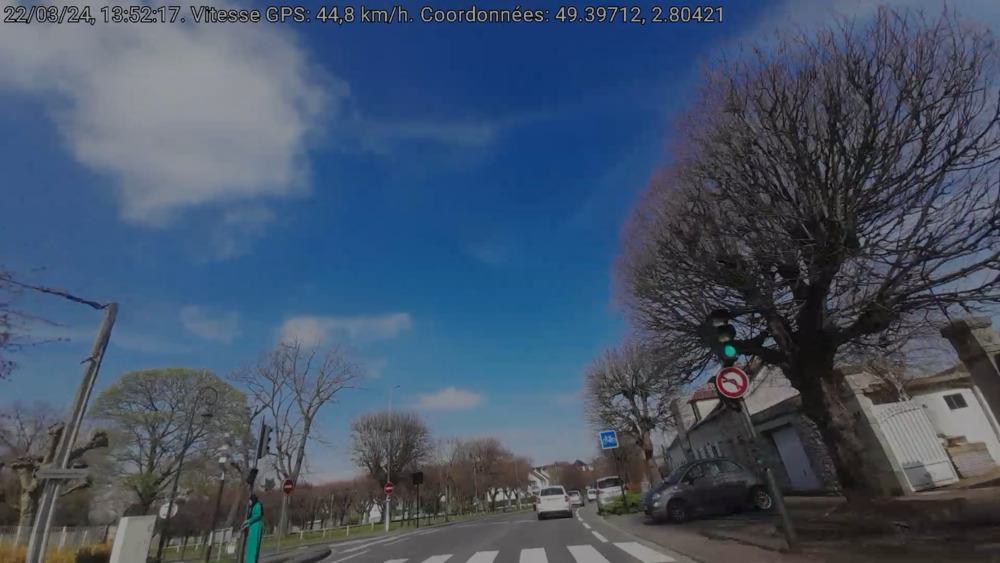
#> input picture dataset/train/images/0003.jpg, 1000 x 563 px; its folder holds only this picture in this run
$ jupyter execute --allow-errors creation_dataset.ipynb
#> lines starting #> are read from the running program, lines starting #| are printed output that depends on the picture
[cell 1]
import cv2
import os
import matplotlib.pyplot as plt

[cell 2]
correspondance = {
    "frouge": 0,
    "forange": 1,
    "fvert": 2,
    "stop": 3,
    "ceder": 4,
    "interdiction": 5,
    "danger": 6,
    "obligation": 7
}

[cell 3]
train_img_dir = "../../dataset/train/images"
train_lab_dir = "../../dataset/train/labels"

val_img_dir = "../../dataset/val/images"
val_lab_dir = "../../dataset/val/labels"

data_dir = "data"
data_train_file = "data/train.txt"
data_val_file = "data/val.txt"

train_img_dir_dest = "data/train/images"
train_lab_dir_dest = "data/train/labels"

val_img_dir_dest = "data/val/images"
val_lab_dir_dest = "data/val/labels"

[cell 4]
# si repertoire n'existe pas, on le cree
if not os.path.exists(train_img_dir_dest):
    os.makedirs(train_img_dir_dest)

if not os.path.exists(train_lab_dir_dest):
    os.makedirs(train_lab_dir_dest)

if not os.path.exists(val_img_dir_dest):
    os.makedirs(val_img_dir_dest)

if not os.path.exists(val_lab_dir_dest):
    os.makedirs(val_lab_dir_dest)

[cell 5]
img_size = 640

[cell 6]
def create(img_dir, lab_dir, img_dir_dest, lab_dir_dest, data_file):

    # file = open(data_file, 'w')
#> called with img_dir = '../../dataset/train/images', lab_dir = '../../dataset/train/labels', img_dir_dest = 'data/train/images', lab_dir_dest = 'data/train/labels', data_file = 'data/train.txt'
    for img in os.listdir(img_dir):
        img_path = os.path.join(img_dir, img)
        lab_path = os.path.join(lab_dir, img[:-4] + ".csv")

        img_dest_path = os.path.join(img_dir_dest, img)
        lab_dest_path = os.path.join(lab_dir_dest, img[:-4] + ".txt")

        # redimensionnement de l'image
        img = cv2.imread(img_path)
#> img is the input picture: shape (563, 1000, 3); mean B, G, R 104.4, 83.1, 68
        h, w, _ = img.shape
#> h = 563; w = 1000
        img = cv2.resize(img, (img_size, img_size))
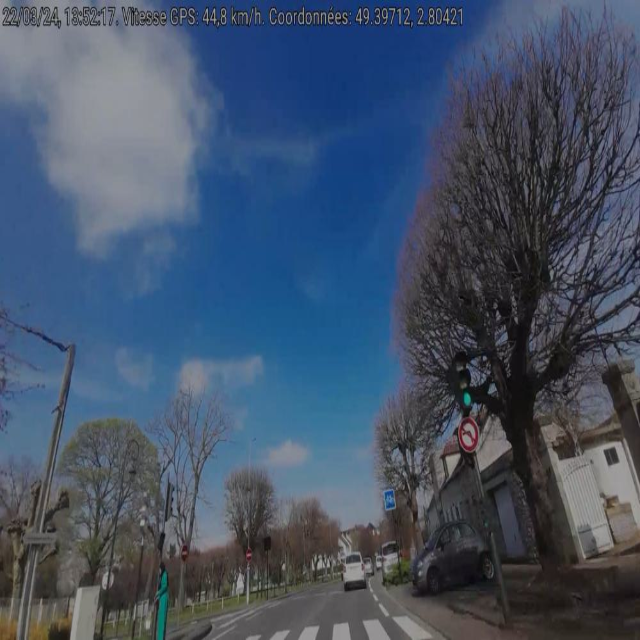
#> img: shape (640, 640, 3); mean B, G, R 104.3, 83, 67.9

        # enregistrement de l'image
        cv2.imwrite(img_dest_path, img)

        # ecriture du chemin de l'image dans le fichier data
        # file.write(f"{img_dest_path} {lab_dest_path}\n")

        with open(lab_path, 'r') as f:
            lines = f.readlines()
            if "\n" in lines: lines.remove("\n")

        for line in lines:
            x1, y1, x2, y2 = map(int, line.split(",")[:4])
            type_panneau = line.split(",")[4].strip()
            if type_panneau == 'ff':
                continue

            # calcul des coordonnees du centre
            x_center = (x1 + x2) / 2
            y_center = (y1 + y2) / 2
            width = x2 - x1
            height = y2 - y1

            # leur affecter leur changement induit du resize
            x_center = int(round(x_center / w * img_size))/img_size
            y_center = int(round(y_center / h * img_size))/img_size
            width = int(round(width / w * img_size))/img_size
            height = int(round(height / h * img_size))/img_size

            # afficher la box de l'image avec les labels modifiés
            # box = cv2.rectangle(img, (int(x_center - width / 2), int(y_center - height / 2)), (int(x_center + width / 2), int(y_center + height / 2)), (0, 255, 0), 2)
            # plt.imshow(cv2.cvtColor(box, cv2.COLOR_BGR2RGB))

            # enregistrement dans le fichier
            with open(lab_dest_path, 'a') as f:
                f.write(f"{correspondance[type_panneau]} {x_center} {y_center} {width} {height}\n")

    # file.close()


$ run again, on dataset/train/images/0037.jpg
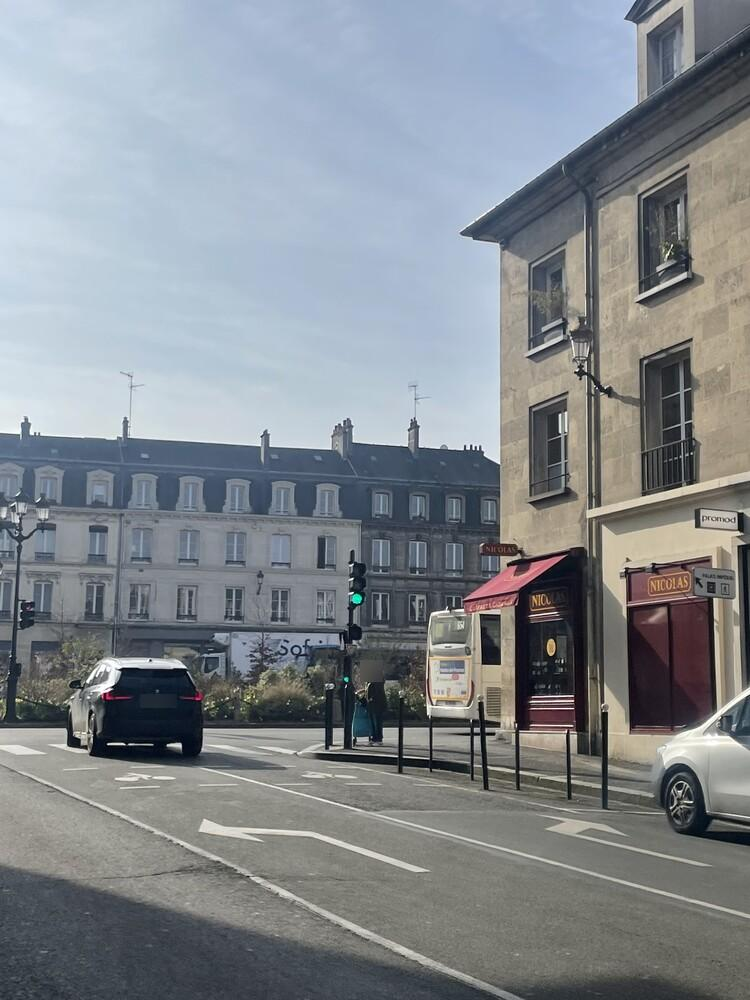
#> input picture dataset/train/images/0037.jpg, 750 x 1000 px
#> in create, img is the input picture: shape (1000, 750, 3); mean B, G, R 143, 137.7, 132.1
#> in create, `img = cv2.resize(img, (img_size, img_size))`:
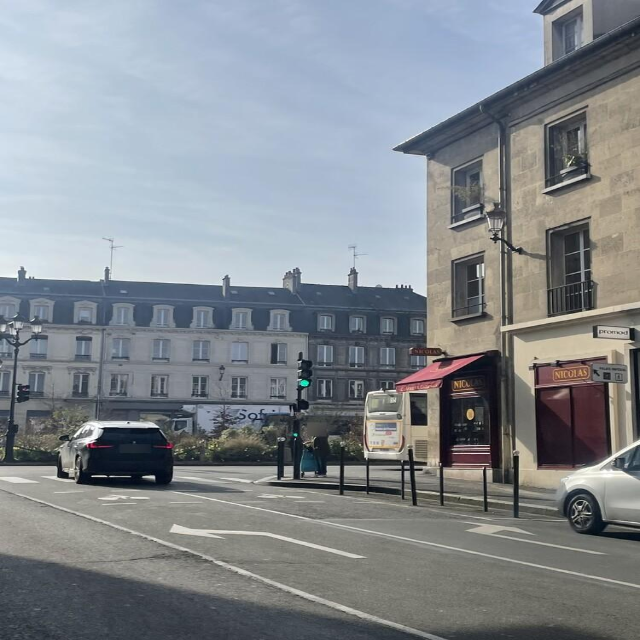
#> img: shape (640, 640, 3); mean B, G, R 142.9, 137.6, 132

$ run again, on dataset/train/images/0055.jpg
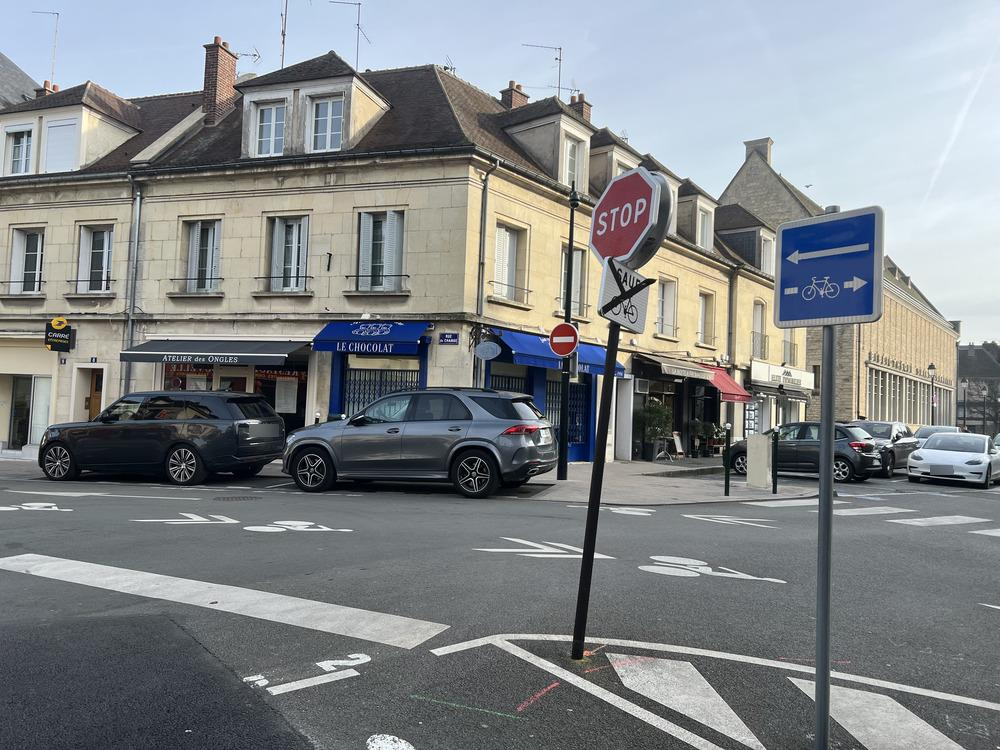
#> input picture dataset/train/images/0055.jpg, 1000 x 750 px
#> in create, img is the input picture: shape (750, 1000, 3); mean B, G, R 136.4, 134, 130.1
#> in create, `img = cv2.resize(img, (img_size, img_size))`:
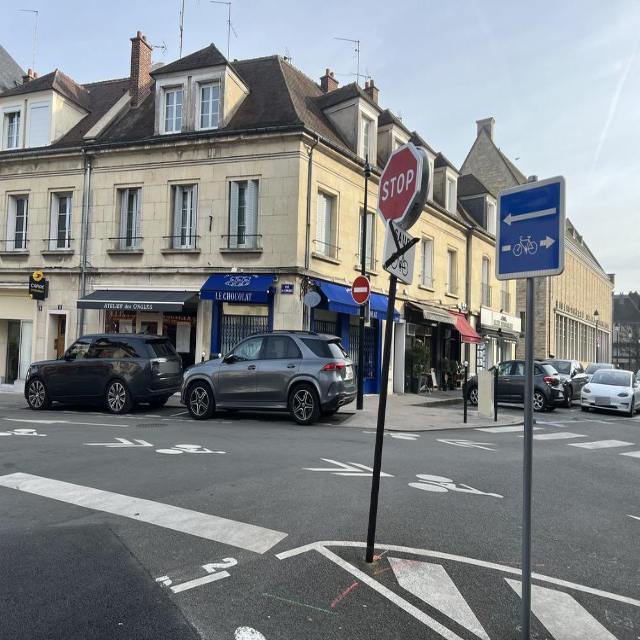
#> img: shape (640, 640, 3); mean B, G, R 136.2, 133.8, 130

$ run again, on dataset/train/images/0057.jpg
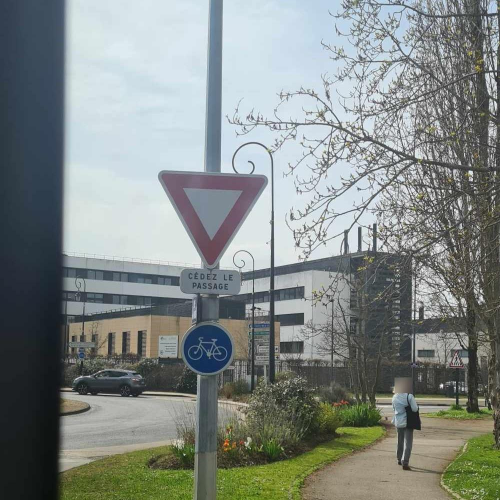
#> input picture dataset/train/images/0057.jpg, 1000 x 1000 px (shown at 1/2 size)
#> in create, img is the input picture: shape (1000, 1000, 3); mean B, G, R 133.6, 136.7, 129.8
#> in create, `img = cv2.resize(img, (img_size, img_size))`:
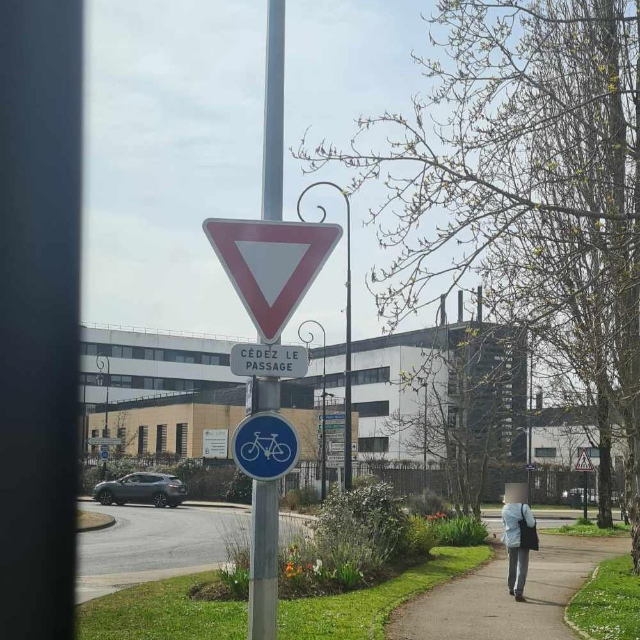
#> img: shape (640, 640, 3); mean B, G, R 133.5, 136.6, 129.7

$ run again, on dataset/train/images/0023.jpg
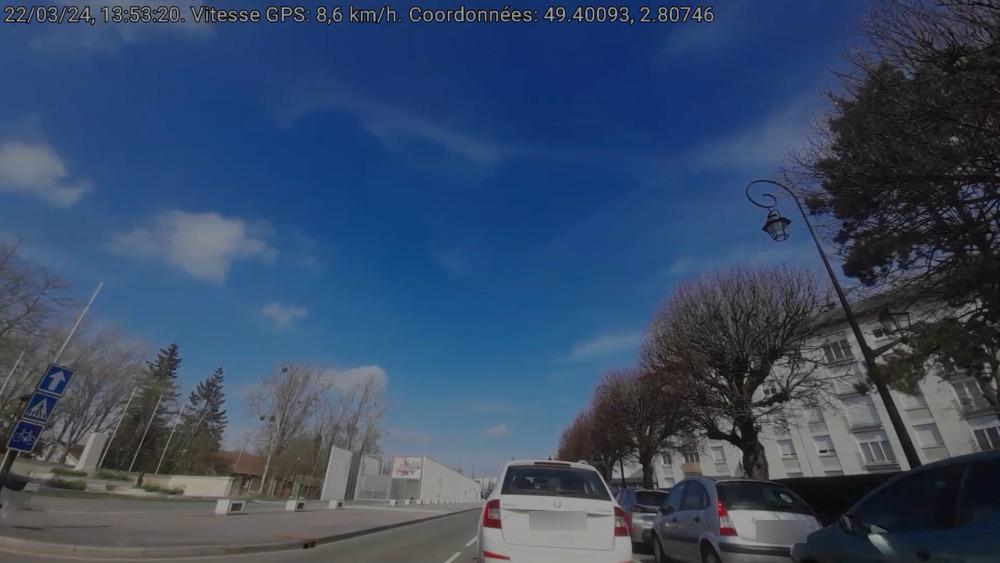
#> input picture dataset/train/images/0023.jpg, 1000 x 563 px
#> in create, img is the input picture: shape (563, 1000, 3); mean B, G, R 101.9, 74.3, 56.3
#> in create, `img = cv2.resize(img, (img_size, img_size))`:
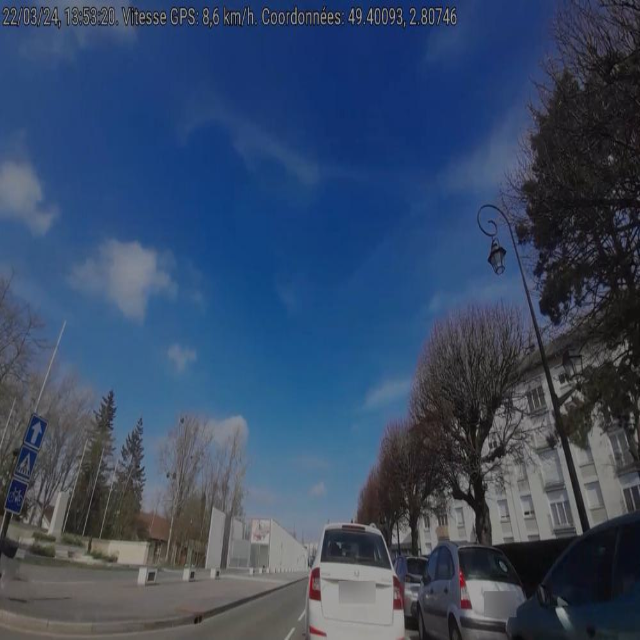
#> img: shape (640, 640, 3); mean B, G, R 101.8, 74.2, 56.2
